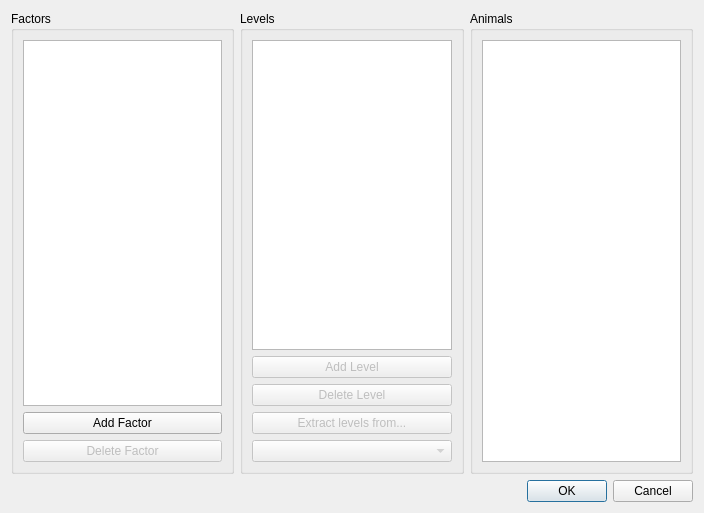
<?xml version="1.0" encoding="UTF-8"?>
<ui version="4.0">
 <author>Anton Rau</author>
 <class>FactorsDialog</class>
 <widget class="QDialog" name="FactorsDialog">
  <property name="geometry">
   <rect>
    <x>0</x>
    <y>0</y>
    <width>704</width>
    <height>513</height>
   </rect>
  </property>
  <property name="windowTitle">
   <string>Factors</string>
  </property>
  <layout class="QVBoxLayout" name="verticalLayout_8">
   <item>
    <layout class="QHBoxLayout" name="horizontalLayout">
     <item>
      <widget class="QGroupBox" name="groupBoxFactors">
       <property name="title">
        <string>Factors</string>
       </property>
       <layout class="QVBoxLayout" name="verticalLayout">
        <item>
         <widget class="QListWidget" name="listWidgetFactors"/>
        </item>
        <item>
         <widget class="QPushButton" name="pushButtonAddFactor">
          <property name="text">
           <string>Add Factor</string>
          </property>
         </widget>
        </item>
        <item>
         <widget class="QPushButton" name="pushButtonDeleteFactor">
          <property name="enabled">
           <bool>false</bool>
          </property>
          <property name="text">
           <string>Delete Factor</string>
          </property>
         </widget>
        </item>
       </layout>
      </widget>
     </item>
     <item>
      <widget class="QGroupBox" name="groupBoxLevels">
       <property name="title">
        <string>Levels</string>
       </property>
       <layout class="QVBoxLayout" name="verticalLayout_3">
        <item>
         <widget class="QListWidget" name="listWidgetLevels"/>
        </item>
        <item>
         <widget class="QPushButton" name="pushButtonAddLevel">
          <property name="enabled">
           <bool>false</bool>
          </property>
          <property name="text">
           <string>Add Level</string>
          </property>
         </widget>
        </item>
        <item>
         <widget class="QPushButton" name="pushButtonDeleteLevel">
          <property name="enabled">
           <bool>false</bool>
          </property>
          <property name="text">
           <string>Delete Level</string>
          </property>
         </widget>
        </item>
        <item>
         <widget class="QPushButton" name="pushButtonExtractLevels">
          <property name="enabled">
           <bool>false</bool>
          </property>
          <property name="text">
           <string>Extract levels from...</string>
          </property>
         </widget>
        </item>
        <item>
         <widget class="QComboBox" name="comboBoxFields">
          <property name="enabled">
           <bool>false</bool>
          </property>
         </widget>
        </item>
       </layout>
      </widget>
     </item>
     <item>
      <widget class="QGroupBox" name="groupBoxAnimals">
       <property name="title">
        <string>Animals</string>
       </property>
       <layout class="QVBoxLayout" name="verticalLayout_4">
        <item>
         <widget class="QListWidget" name="listWidgetAnimals"/>
        </item>
       </layout>
      </widget>
     </item>
    </layout>
   </item>
   <item>
    <widget class="QDialogButtonBox" name="buttonBox">
     <property name="orientation">
      <enum>Qt::Orientation::Horizontal</enum>
     </property>
     <property name="standardButtons">
      <set>QDialogButtonBox::StandardButton::Cancel|QDialogButtonBox::StandardButton::Ok</set>
     </property>
    </widget>
   </item>
  </layout>
 </widget>
 <resources/>
 <connections>
  <connection>
   <sender>buttonBox</sender>
   <signal>accepted()</signal>
   <receiver>FactorsDialog</receiver>
   <slot>accept()</slot>
   <hints>
    <hint type="sourcelabel">
     <x>248</x>
     <y>254</y>
    </hint>
    <hint type="destinationlabel">
     <x>157</x>
     <y>274</y>
    </hint>
   </hints>
  </connection>
  <connection>
   <sender>buttonBox</sender>
   <signal>rejected()</signal>
   <receiver>FactorsDialog</receiver>
   <slot>reject()</slot>
   <hints>
    <hint type="sourcelabel">
     <x>316</x>
     <y>260</y>
    </hint>
    <hint type="destinationlabel">
     <x>286</x>
     <y>274</y>
    </hint>
   </hints>
  </connection>
 </connections>
</ui>
